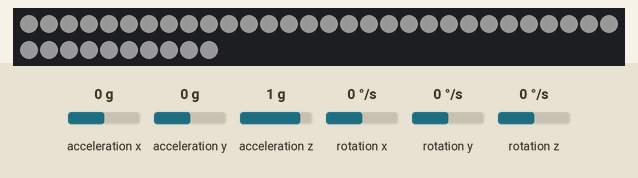
Bench run of a sketch on a simulated Arduino Uno, built with avr-gcc and run on an emulated ATmega328P. On the bench: 40 RGB LEDs in strip order, left to right, continuing on the next row. The inputs (shaded band) are chosen by the test bench; at power-on: rotation z 0 °/s, acceleration x 0 g, acceleration y 0 g, acceleration z 1 g, rotation x 0 °/s, rotation y 0 °/s. Dim RGB values are drawn brighter than linear.

Above: at 4.2 s.
4.3 s: rotation z set to -192 °/s
At 4.95 s:
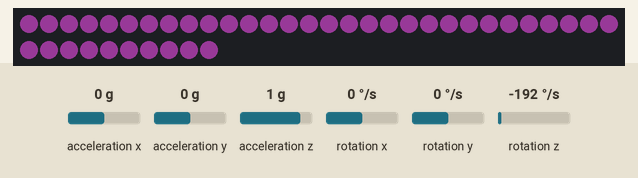
6.5 s: acceleration x set to -1.4 g
At 7.46 s:
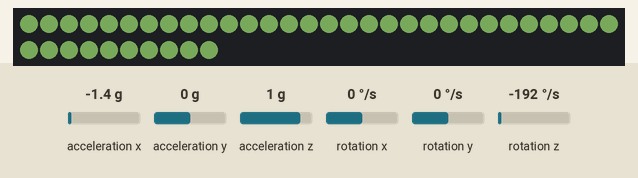
8.6 s: acceleration x set to 1.4 g
At 9.35 s:
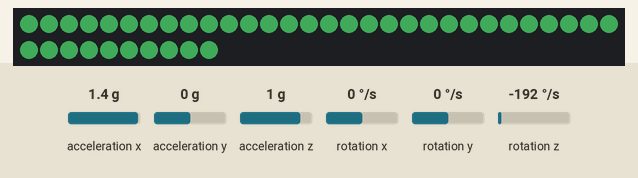
10.6 s: acceleration y set to 0.8 g
At 10.6 s:
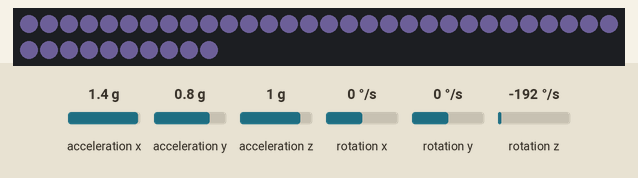
13.0 s: rotation z set to -100 °/s
At 14.0 s:
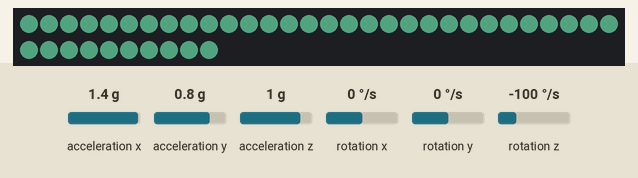

Measured:
- after the input at 6.5 s, the LEDs: first change after 0.15 s (image 2 shows a later state)
- after the input at 8.6 s, the LEDs: first change after 0.09 s (image 3 shows a later state)

The sketch:

sticklight.ino
```cpp
  /*
 *
 * This code is basic usage MPU-6050 Accelerometer and Gyroscope
 * Running this code you will get angles only.
 * The Angles at X, Y and Z are displayed on LCD1602-I2C display module
 *
 * Library and code have been taken from:
 * https://github.com/tockn/MPU6050_tockn
 *
 * Updated by Ahmad Shamshiri on July 05, 2018 at 22:19 in Ajax, Ontario, Canada
 * for Robojax.com
 * Get this code from Robojax.com
 * Watch video instruction for this code at:https://youtu.be/uIz6WIis4dc
 *
 * You will need to watch 2 videos before following the instruction in this video:
 * 1-MPU6050 Introduction video and code: https://youtu.be/uhh7ik02aDc
 * 2-LCD1602 with I2C module video and code https://youtu.be/q9YC_GVHy5A
 */
#include <MPU6050_tockn.h>
#include <Wire.h>
#include <Adafruit_NeoPixel.h>

#define LED_PIN 6
#define LED_COUNT 40
Adafruit_NeoPixel strip(LED_COUNT, LED_PIN, NEO_GRB + NEO_KHZ800);
long currentHue = 43000;

float angle_pitch_output;
float angle_roll_output;
float angle_turn_output;

int r;
int g;
int b;

MPU6050 mpu6050(Wire);

//#include <LiquidCrystal_I2C.h>
// Set the LCD address to 0x27 for a 16 chars and 2 line display
//LiquidCrystal_I2C lcd(0x27, 16, 2);

void setup() {
//   Serial.begin(9600);


  strip.begin();           // INITIALIZE NeoPixel strip object (REQUIRED)
  strip.show();            // Turn OFF all pixels ASAP
  strip.setBrightness(50); // Set BRIGHTNESS to about 1/5 (max = 255)
      for (int i=0; i<40; i++){
        strip.setPixelColor( i, strip.ColorHSV( 0,255,100) ) ;         //  Set pixel's color (in RAM)
        }
      strip.show();


  Wire.begin();
  mpu6050.begin();

  mpu6050.calcGyroOffsets(true);

     for (int i=0; i<40; i++){
        strip.setPixelColor( i, strip.ColorHSV( 22000,255,100) ) ;         //  Set pixel's color (in RAM)
        }
      strip.show();


}

void loop() {

    mpu6050.update();


    angle_pitch_output = mpu6050.getAngleX();
    angle_roll_output = mpu6050.getAngleY();
    angle_turn_output = mpu6050.getAngleZ();
    Serial.println(angle_pitch_output);


//    if (angle_pitch_output < -5 || angle_pitch_output > 5){
      currentHue = (currentHue + (int)angle_pitch_output*3) % 65535;

      for (int i=0; i<40; i++){
//        strip.setPixelColor( i, strip.ColorHSV( (currentHue + (i*1800)) & 65535,150+angle_roll_output,100) ) ;         //  Set pixel's color (in RAM)

//        strip.setPixelColor( i, strip.ColorHSV( angle_pitch_output*500,150+angle_roll_output,100) ) ;         //  Set pixel's color (in RAM)

          r = 125 + (angle_roll_output * 125/180);
          b = 125 + (angle_pitch_output * 125/180) ;
          g = 125 + (angle_turn_output * 125/180);

      strip.setPixelColor( i, strip.Color( r,g,b) ) ;         //  Set pixel's color (in RAM)

        }

      strip.show();
    //}

}// loop end
```
